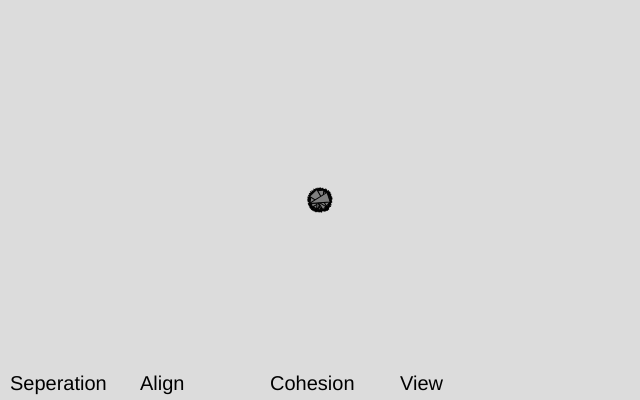
Frame 1 (no input)
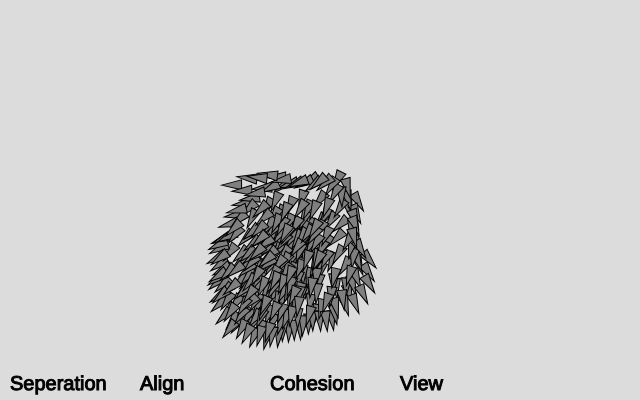
Frame 60 (no input)
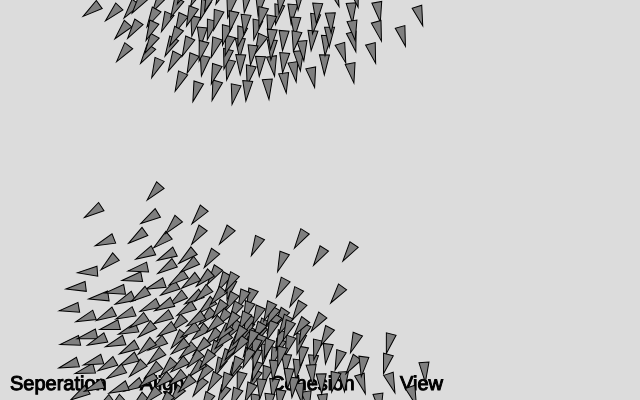
Frame 120 (the mouse pressed at the canvas centre since frame 60)

The p5.js sketch that drew these frames (run headless with seeded random() and noise() and a simulated clock; from frame 60 on, the mouse is pressed at the canvas centre):

// p5.js sketch
// ── sketch.js
const flock = [];

function setup() {
  createCanvas(640, 400);
  seperationSlider = createSlider(0, 2, 1.5, 0.1);
  alignSlider = createSlider(0, 2, 1.0, 0.1);
  cohesionSlider = createSlider(0, 2, 1.0, 0.1);
  viewSlider = createSlider(0, 2, 0, 0.1);

  for (let i = 0; i < 300; i++) {
    flock.push(new Boid(width / 2, height / 2));
  }

}

function draw() {
  background(220);
  fill(0)
  textSize(20);
  text('Seperation', 10, height - 10);
  text('Align', 140, height - 10);
  text('Cohesion', 270, height - 10);
  text('View', 400, height - 10);
  
  for (let boid of flock) {
    boid.flock(flock);
    boid.update();
    boid.edges();
    boid.show();
  }
}

class Boid {
  constructor(x, y) {
    this.position = createVector(x, y);
    this.velocity = createVector(random(-1, 1), random(-1, 1));
    this.acceleration = createVector(0, 0);
    this.r = 5.0;
    this.maxspeed = 3; 
    this.maxforce = 0.05; 
  }
  
  update() {
    this.velocity.add(this.acceleration);
    this.velocity.limit(this.maxspeed);
    this.position.add(this.velocity);
    this.acceleration.mult(0);
  }
  
  applyForce(force) {
    this.acceleration.add(force);
  }
  
  flock(boids) {
    let seperation = this.seperate(boids);
    let alignment = this.align(boids);
    let cohesion = this.cohere(boids);
    let viewing = this.view(boids);
    
    seperation.mult(seperationSlider.value());
    alignment.mult(alignSlider.value());
    cohesion.mult(cohesionSlider.value());
    viewing.mult(viewSlider.value());

    
    this.applyForce(seperation);
    this.applyForce(alignment);
    this.applyForce(cohesion);
    this.applyForce(viewing);
  }
  
  seperate(boids) {
    let desiredSeparation = 25;
    let sum = createVector(0, 0);
    let count = 0;
    for (let i = 0; i < boids.length; i++) {
      let d = p5.Vector.dist(this.position, boids[i].position);
      if (d > 0 && d < desiredSeparation) {
        let diff = p5.Vector.sub(this.position, boids[i].position);
        diff.normalize();
        diff.div(d);
        sum.add(diff);
        count++;
      }
    }
    if (count > 0) {
      sum.div(count);
    }
    if (sum.mag() > 0) {
      sum.setMag(this.maxspeed);
      let steer = p5.Vector.sub(sum,this.velocity);
      steer.limit(this.maxforce);
      return steer;
    } else {
      return sum;
    }  
  }
  
  align(boids) {
    let neighborDistance = 50;
    let sum = createVector(0, 0);
    let count = 0;
    for (let i = 0; i < boids.length; i++) {
      let d = p5.Vector.dist(this.position, boids[i].position);
      if (d > 0 && d < neighborDistance) {
        sum.add(boids[i].velocity);
        count++;
      }
    }
    if (count > 0) {
      sum.div(count);
      sum.setMag(this.maxspeed);
      let steer = p5.Vector.sub(sum, this.velocity);
      steer.limit(this.maxforce);
      return steer;
    } else {
      return createVector(0, 0);
    }
  }
  
  cohere(boids) {
    let neighborDistance = 50;
    let sum = createVector(0, 0); // Start with empty vector to accumulate all locations
    let count = 0;
    for (let i = 0; i < boids.length; i++) {
      let d = p5.Vector.dist(this.position, boids[i].position);
      if (d > 0 && d < neighborDistance) {
        sum.add(boids[i].position); // Add location
        count++;
      }
    }
    if (count > 0) {
      sum.div(count);
      let desired = p5.Vector.sub(sum, this.position); 
      desired.setMag(this.maxspeed);
      let steer = p5.Vector.sub(desired, this.velocity);
      steer.limit(this.maxforce);
      return steer;
    } else {
      return createVector(0, 0);
    }  
  }
  
  view(boids) {
    let viewAngle = radians(45);
    let viewDistance = 50;
    let lateralMove = createVector(this.velocity.y,-this.velocity.x).normalize();
    let steer = createVector(0, 0);
    let blocking = false;
    for (let other of boids) {
      let difference = p5.Vector.sub(other.position, this.position);
      let distance = difference.mag();
      let angle = this.velocity.angleBetween(difference);
      if (
        other !== this &&
        distance < viewDistance &&
        Math.abs(angle) < viewAngle
      ) {
        blocking = true;
        if (angle < 0) {
          steer.sub(lateralMove);
        } else {
          steer.add(lateralMove);
        }
      }
    }

    if (blocking) {
      steer.setMag(this.maxspeed);
      steer.sub(this.velocity);
      steer.limit(this.maxforce);
    }

    return steer;
  }
  
  show() {
    let angle = this.velocity.heading();
    fill(127);
    stroke(0);
    push();
    translate(this.position.x, this.position.y);
    rotate(angle);
    beginShape();
    vertex(this.r * 2, 0);
    vertex(-this.r * 2, -this.r);
    vertex(-this.r * 2, this.r);
    endShape(CLOSE);
    pop();
  }
  
  edges() {
    if (this.position.x > width + this.r) {
      this.position.x = -this.r;
    } else if (this.position.x < -this.r) {
      this.position.x = width + this.r;
    }
    if (this.position.y > height + this.r) {
      this.position.y = -this.r;
    } else if (this.position.y < -this.r) {
      this.position.y = height + this.r;
    }
  }
}
